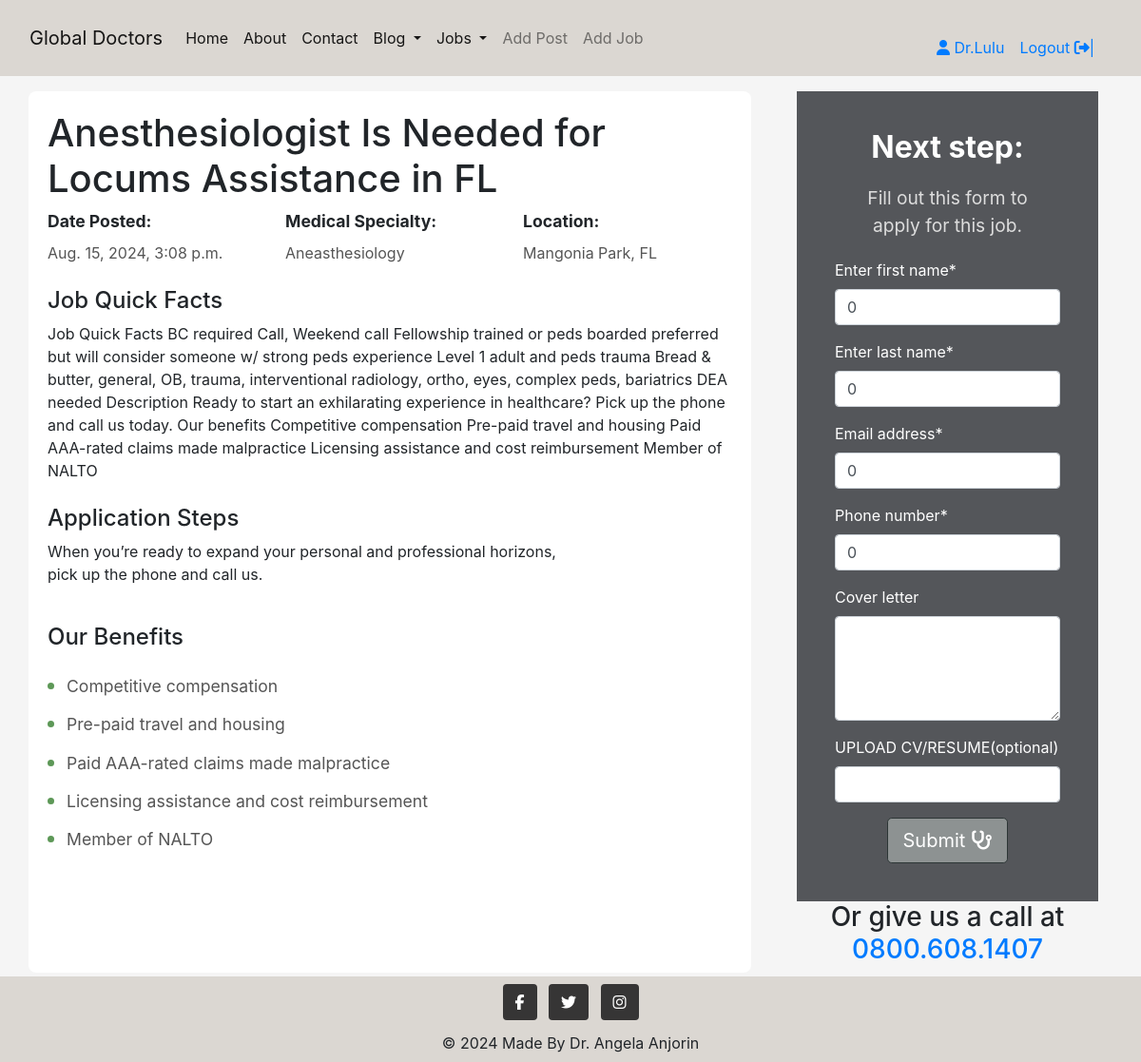
Page /jobs/anesthesiologist-is-needed-for-locums-assistance-in-fl/ (signed in) on the earlier database version.
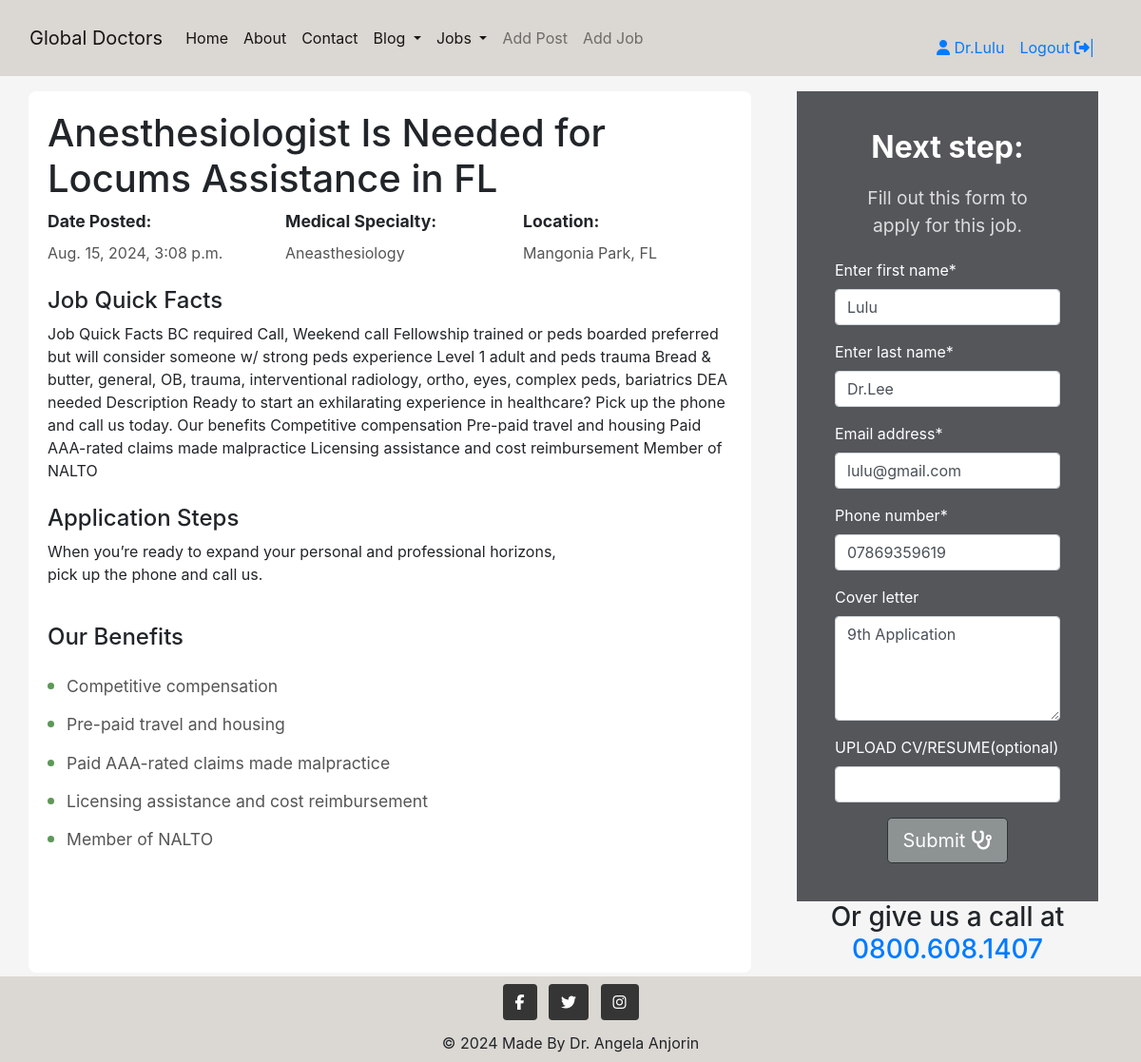
Same page on the later database version.
### jobs/models.py (models this page shows, shortened)
class JobApplication(models.Model):
    job = models.ForeignKey('Job', on_delete=models.CASCADE, related_name="applications")
    applicant = models.ForeignKey(CustomUser, on_delete=models.CASCADE, related_name="applications")
    applicant_first_name = models.CharField(max_length=100, default=0)
    applicant_last_name = models.CharField(max_length=100, default=0)
    applicant_email = models.EmailField(default=0)
    applicant_phone = models.CharField(max_length=20, default=0)
    cover_letter = models.TextField(null=True, blank=True)
    cv = CloudinaryField('file', blank=True)
    status = models. IntegerField(choices=APPLICATION_STATUS, default=0)
    applied_on = models.DateTimeField(auto_now_add=True)
    class Meta:
        ordering = ["-applied_on"]
        unique_together = ("job", "applicant")

### jobs/views.py (the view)
# urls.py: path('jobs/<slug:slug>/', views.job_detail_view, name='job_detail'),
def job_detail_view(request, slug):
    job = get_object_or_404(Job, slug=slug)
    existing_application = JobApplication.objects.filter(job=job, applicant=request.user).first()
    if request.method == 'POST':
        form = JobApplicationForm(request.POST, request.FILES, instance=existing_application)
        if form.is_valid():
            application = form.save(commit=False)
            application.job = job
            application.applicant = request.user
            application.save()
            if existing_application:
                messages.success(request, "Your application has been updated.")
                return redirect('profile', pk=request.user.pk)
            else:
                messages.success(request, "Your application has been submitted. We will reach out to you shortly!")
            return redirect('home')
    else:
        form = JobApplicationForm(instance=existing_application)
    return render(
        request,
        'jobs/job_detail.html',
        {'job': job,
        'form': form,
        'is_editing': bool(existing_application),
        }
    )

### jobs/forms.py (shortened to what this page needs)
class JobApplicationForm(forms.ModelForm):
    class Meta:
        model = JobApplication
        fields = [
            'applicant_first_name',
            'applicant_last_name',
            'applicant_email',
            'applicant_phone',
            'cover_letter',
            'cv']
        widgets = {
            'cover_letter' : forms.Textarea(attrs={'rows':4}),
        }
        labels = {
            'applicant_first_name': "Enter first name",
            'applicant_last_name': "Enter last name",
            'applicant_email': "Email address",
            'applicant_phone': "Phone number",
            'cover_letter':"Cover letter",
            'cv': "UPLOAD CV/RESUME(optional)",
        }
    def __init__(self, *args, **kwargs):
        self.job = kwargs.pop('job', None)
        self.user = kwargs.pop('user', None)
        super().__init__(*args, **kwargs)
        if self.job:
            self.fields['cv'].required =False

### blog/views.py (called while the page is built)
def category_list(request):
    category_list = Category.objects.exclude(name='other')
    context = {
        "category_list": category_list,
    }
    return context

### jobs/models.py (called while the page is built)
    def __str__(self):
        return self.name

### jobs/templates/jobs/job_detail.html (shortened to what this page needs)
{% extends "base.html" %}
{% load static %}
{% block content %}
{% load crispy_forms_tags %}
<div class="container">
    <div class="row">
        <div class="col-lg-8 col-md-7 job-detail">
            <h1>{{ job.title }}</h1>
            <div class="row">
                <div class="col-md-4 col-12 quick-fact">
                    <label>Date Posted:</label><br>
                    <span>{{ job.created_on }}</span>
                </div>
                <div class="col-md-4 col-12 quick-fact">
                    <label>Medical Specialty:</label><br>
                    <span>{{ job.speciality }}</span>
                </div>
                <div class="col-md-4 col-12 quick-fact">
                    <label>Location:</label><br>
                    <span>{{ job.location }}</span>
                </div>
            </div>
            <br>
            <h4>Job Quick Facts</h4>
            <div>{{ job.description }}</div>
            <br>
            <h4 class="forza dark-grey">Application Steps</h4>
            <div>
                <p>When you’re ready to expand your personal and professional horizons, <br>pick up the phone and call us.</p>
            </div>
            <br>
            <h4>Our Benefits</h4>
            <ul class="benefits-list">
                <li>Competitive compensation</li>
                <li>Pre-paid travel and housing</li>
                <li>Paid AAA-rated claims made malpractice</li>
                <li>Licensing assistance and cost reimbursement</li>
                <li>Member of NALTO</li>
            </ul>
        </div>
        <div class="col-lg-4 col-md-5 d-none d-md-block pl-5 form-column">
            <div class="form-container">
                <h2 class="text-center">Nex<span>t</span> s<span>t</span>ep:</h2>
                <p class="text-center">Fill out this form to<br>apply for this job.</p>
                <form method="POST" enctype="multipart/form-data">
                    {{ form|crispy }}
                    <div class="text-center">
                        <button id="submitButton" type="submit" class="btn btn-signup btn-lg">
                            Submit <i class="fa fa-stethoscope"></i>
                        </button>
                    </div>
                </form>
            </div>
            <h3 class="text-center">Or give us a call at
                <a class="text-center h3 m-auto" href="#">0800.608.1407</a>
            </h3>
        </div>
    </div>
</div>
{% endblock %}

Differences in the rows shown:
added JobApplication: applicant_first_name "Lulu", applicant_last_name "Dr.Lee", applicant_email "lulu@gmail.com", applicant_phone "07869359619", cover_letter "9th Application"
Other differences:
form field applicant_first_name: "0" → (not shown)
form field applicant_last_name: "0" → (not shown)
form field applicant_email: "0" → (not shown)
form field applicant_phone: "0" → (not shown)
